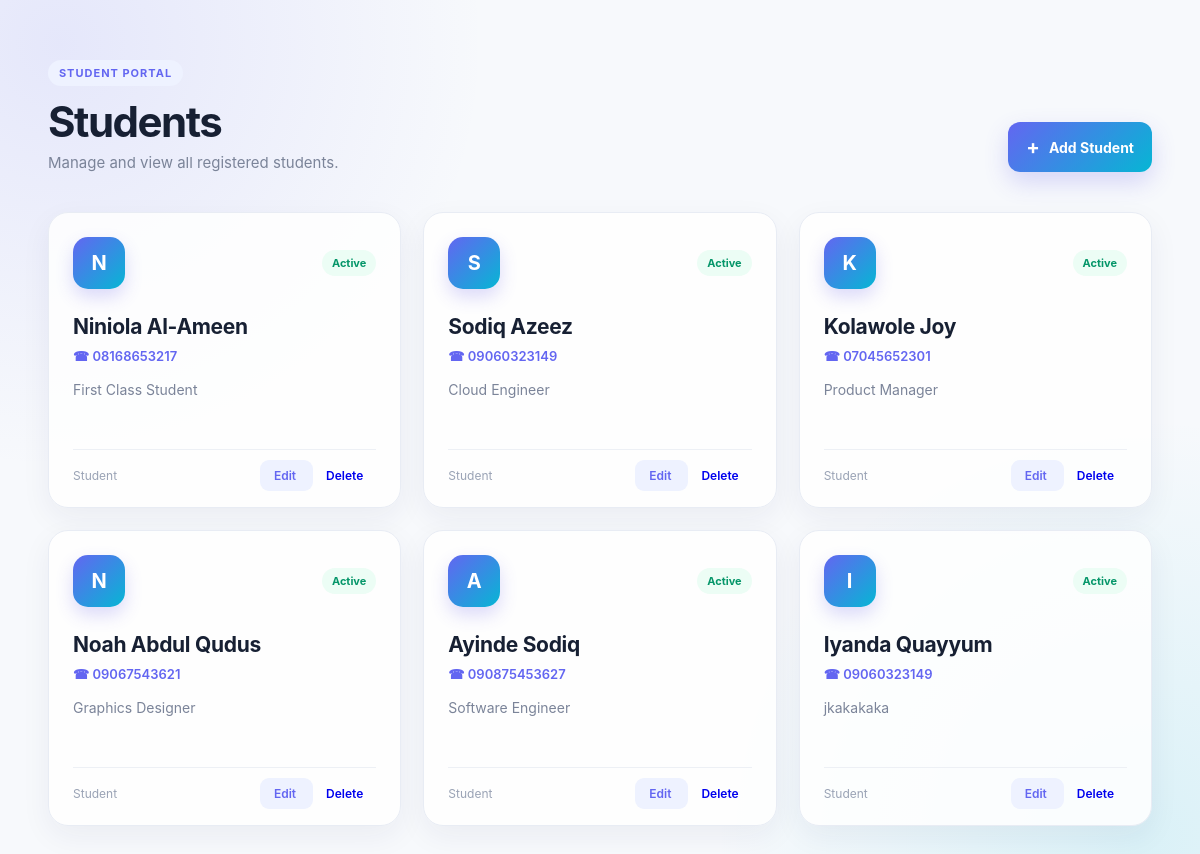
Screenshot of /user/students/ with the database file from the repository.
### projectapp/models.py (models this page shows, shortened)
class Student(models.Model):
    first_name = models.CharField(max_length=100)
    last_name = models.CharField(max_length=100)
    phone_number = models.CharField(max_length=20)
    description = models.TextField(blank=True)

### projectapp/views.py (the view)
# urls.py: path("user/students/", views.student_list, name = "student_list"),
def student_list(request):
    students = Student.objects.all()
    return render(request, "students/student_list.html", {
        "students": students
    })

### templates/students/student_list.html (shortened to what this page needs)
<!DOCTYPE html>
<html lang="en">
<head>
</head>
<body>
   <body>
    <main class="students-page">
        <header class="page-header">
            <div>
                <span class="badge">STUDENT PORTAL</span>
                <h1>Students</h1>
                <p>Manage and view all registered students.</p>
            </div>
            <a class="add-btn" href="{% url 'student_create' %}">
                <span>+</span>
                Add Student
            </a>
        </header>
        <section class="students-grid">
            {% for student in students %}
                <div class="student-card">
                    <div class="card-top">
                        <div class="avatar">
                            {{ student.first_name|first|upper }}
                        </div>
                        <span class="student-status">
                            Active
                        </span>
                    </div>
                    <div class="student-info">
                        <h2>
                            {{ student.first_name }}
                            {{ student.last_name }}
                        </h2>
                        <p class="phone">
                            ☎ {{ student.phone_number }}
                        </p>
                        <p class="description">
                            {{ student.description }}
                        </p>
                    </div>
                    <div class="card-footer">
                    <span>Student</span>
                    <div class="card-actions">
                        <a class="edit-btn" href="{% url 'student_update' student.id %}">
                            Edit
                        </a>
                        <a class="delete-btn" href="{% url 'student_delete' student.id %}">
                            Delete
                        </a>
                    </div>
                    </div>
                </div>
            {% endfor %}
        </section>
    </main>
</body>
</body>
</html>

### templates/students/student_list.html (style rules this page uses)
* { margin: 0; padding: 0; box-sizing: border-box; }
body { min-height: 100vh; font-family: "Inter", "Segoe UI", sans-serif; background: radial-gradient( circle at 5% 5%, rgba(99, 102, 241, 0.12), transparent 30% ), radial-gradient( circle at 95% 95%, rgba(6, 182, 212, 0.12), transparent 30% ), #f7f9fc; color: #172033; }
.students-page { width: min(1200px, 92%); margin: auto; padding: 60px 0; }
.page-header { display: flex; justify-content: space-between; align-items: flex-end; margin-bottom: 40px; }
.badge { display: inline-block; margin-bottom: 10px; padding: 6px 11px; border-radius: 20px; background: #eef2ff; color: #6366f1; font-size: 11px; font-weight: 700; letter-spacing: 1px; }
.page-header h1 { font-size: 42px; letter-spacing: -1.5px; margin-bottom: 6px; }
.page-header p { color: #7b8499; font-size: 15px; }
.add-btn { display: flex; align-items: center; gap: 9px; padding: 13px 18px; border-radius: 12px; background: linear-gradient( 135deg, #6366f1, #06b6d4 ); color: white; font-size: 14px; font-weight: 650; text-decoration: none; box-shadow: 0 10px 25px rgba(79, 70, 229, 0.2); transition: 0.25s ease; }
.add-btn span { font-size: 20px; }
.students-grid { display: grid; grid-template-columns: repeat(auto-fill, minmax(280px, 1fr)); gap: 22px; }
.student-card { padding: 24px; background: rgba(255, 255, 255, 0.85); border: 1px solid #e8ecf4; border-radius: 20px; box-shadow: 0 10px 30px rgba(30, 41, 80, 0.06); transition: 0.3s ease; }
.card-top { display: flex; justify-content: space-between; align-items: center; margin-bottom: 25px; }
.avatar { width: 52px; height: 52px; display: flex; align-items: center; justify-content: center; border-radius: 15px; background: linear-gradient( 135deg, #6366f1, #06b6d4 ); color: white; font-size: 20px; font-weight: 700; box-shadow: 0 8px 18px rgba(79, 70, 229, 0.2); }
.student-status { padding: 6px 10px; border-radius: 20px; background: #ecfdf5; color: #059669; font-size: 11px; font-weight: 650; }
.student-info h2 { margin-bottom: 9px; font-size: 21px; letter-spacing: -0.3px; }
.phone { margin-bottom: 15px; color: #6366f1; font-size: 13px; font-weight: 600; }
.description { min-height: 45px; color: #7b8499; font-size: 14px; line-height: 1.6; }
.card-footer { display: flex; justify-content: space-between; align-items: center; margin-top: 25px; padding-top: 18px; border-top: 1px solid #edf0f5; color: #9aa3b5; font-size: 12px; }
.edit-btn { padding: 8px 14px; border-radius: 9px; background: #eef2ff; color: #6366f1; font-size: 12px; font-weight: 600; text-decoration: none; transition: 0.2s ease; }
.delete-btn { padding: 8px 13px; border-radius: 9px; font-size: 12px; font-weight: 600; text-decoration: none; transition: all 0.2s ease; }

### rows the page displays
Student: first_name|first "N", first_name "Niniola", last_name "Al-Ameen", phone_number "08168653217", description "First Class Student"
Student: first_name|first "S", first_name "Sodiq", last_name "Azeez", phone_number "09060323149", description "Cloud Engineer"
Student: first_name|first "K", first_name "Kolawole", last_name "Joy", phone_number "07045652301", description "Product Manager"
Student: first_name|first "N", first_name "Noah", last_name "Abdul Qudus", phone_number "09067543621", description "Graphics Designer"
Student: first_name|first "A", first_name "Ayinde", last_name "Sodiq", phone_number "090875453627", description "Software Engineer"
Student: first_name|first "I", first_name "Iyanda", last_name "Quayyum", phone_number "09060323149", description "jkakakaka"
